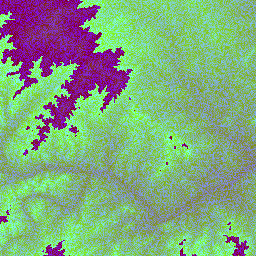
#> input picture assets-src/robert-johnson-ranch/dem-z11/11_459_840.png, 256 x 256 px, given in place of 11_459_839.png, which was not available
$ python bake_drive.py
#> lines starting #> are read from the running program, lines starting #| are printed output that depends on the picture
### assets-src/robert-johnson-ranch/drive_terrain.py
"""drive_terrain: the shared terrain maths of the DriveOutOfAustin bake (robert-johnson-ranch, cut 6).

The DEM: AWS Terrain Tiles (Terrarium PNG, z11, 256 px) in dem-z11/11_<x>_<y>.png, x 459-470, y 839-848.
elev_m = R*256 + G + B/256 - 32768. Web-Mercator tiles, resampled here into a LOCAL METRIC FRAME:
  origin Austin downtown (-97.7431, 30.2672); X east (m), Z SOUTH (m) (north recedes from a north-looking camera);
  x = (lon - LON0) * MX, z = -(lat - LAT0) * MZ (equirectangular about LAT0; < 0.1 % error over the 100 km window).
Run with /usr/bin/python3 (numpy + PIL; no scipy on this Mac).
"""
import math
import os

import numpy as np
from PIL import Image

HERE = os.path.dirname(os.path.abspath(__file__))
LON0, LAT0 = -97.7431, 30.2672
MX = 111319.49 * math.cos(math.radians(LAT0))
MZ = 110574.0
TX0, TX1, TY0, TY1, Z = 459, 470, 839, 848, 11

# the local grid (the ground the cut sees): 50 m cells
CELL = 50.0
GX0, GX1 = -75000.0, 25000.0
GZ0, GZ1 = -35000.0, 60000.0
NX = int(round((GX1 - GX0) / CELL))
NZ = int(round((GZ1 - GZ0) / CELL))


def to_local(lon, lat):
    return (lon - LON0) * MX, -(lat - LAT0) * MZ


def to_lonlat(x, z):
    return LON0 + x / MX, LAT0 - z / MZ


def mosaic():
    """the Terrarium mosaic (metres) and its global pixel origin"""
    cols = TX1 - TX0 + 1
    rows = TY1 - TY0 + 1
    out = np.zeros((rows * 256, cols * 256), np.float64)
    for ty in range(TY0, TY1 + 1):
        for tx in range(TX0, TX1 + 1):
            im = np.asarray(Image.open(os.path.join(HERE, "dem-z11", f"11_{tx}_{ty}.png")).convert("RGB"), np.float64)
            e = im[..., 0] * 256 + im[..., 1] + im[..., 2] / 256 - 32768
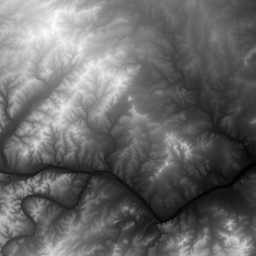
#> e: shape (256, 256) float64; min 384.5, max 571.8, mean 462.4; drawn with min black and max white
            out[(ty - TY0) * 256:(ty - TY0 + 1) * 256, (tx - TX0) * 256:(tx - TX0 + 1) * 256] = e
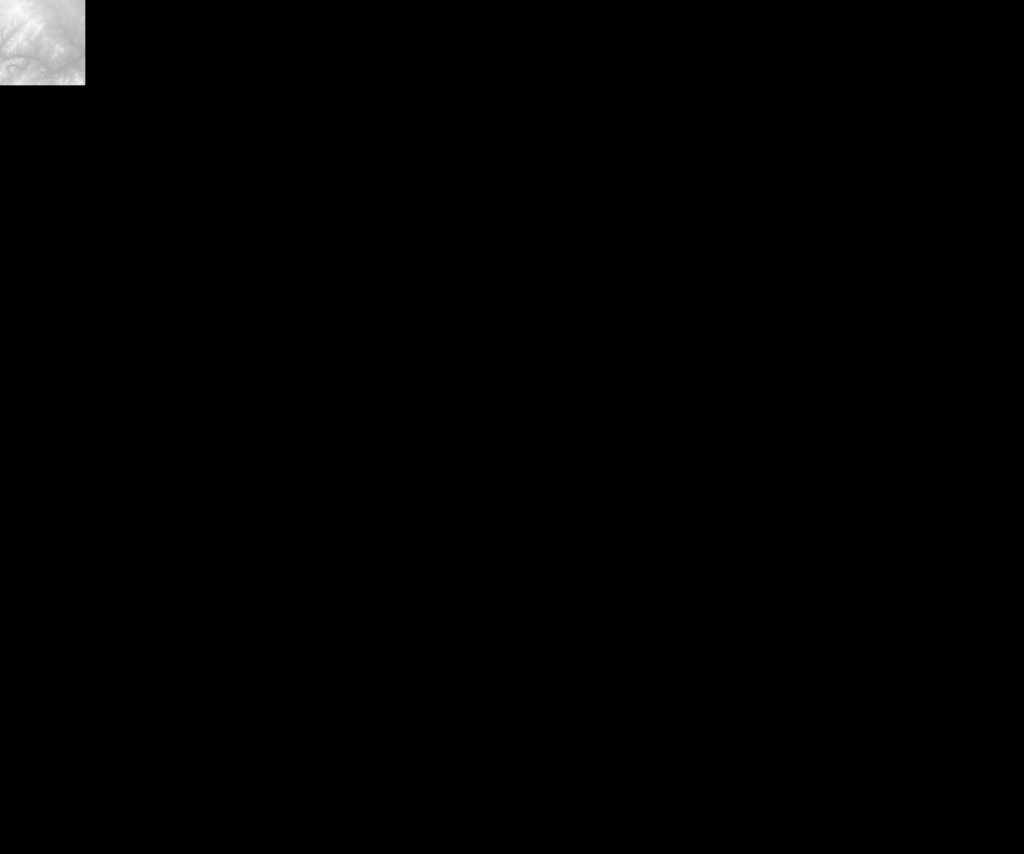
#> out: shape (2560, 3072) float64 (shown at 1/3 size); min 0, max 571.8, mean 3.9; drawn with min black and max white
    return out


# [18 lines left out: functions merc_px, bilinear, not called in this run]


def local_heights():
    """raw elevation (m) on the local grid (NZ rows north->south, NX cols west->east), cell centres"""
    return heights_on(GX0, GZ0, CELL, NX, NZ)


# the outer grid: the whole offline DEM at 150 m (the far land of the high wides; the inner grid's trend comes from it)
OCELL = 150.0
OGX0, OGZ0 = -150000.0, -69000.0
ONX, ONZ = 1332, 1106


def heights_on(x0, z0, cell, nx, nz):
    """raw elevation (m) on any local grid, cell centres"""
    m = mosaic()
    xs = x0 + (np.arange(nx) + 0.5) * cell
    zs = z0 + (np.arange(nz) + 0.5) * cell
    X, Zz = np.meshgrid(xs, zs)
    lon, lat = to_lonlat(X, Zz)
    gx, gy = merc_px(lon, lat)
    return bilinear(m, gx - TX0 * 256, gy - TY0 * 256)


# [11 lines left out: function gblur, not called in this run]


def grid_xy(x, z):
    """local metres -> float grid coords (centre convention)"""
    return (np.asarray(x) - GX0) / CELL, (np.asarray(z) - GZ0) / CELL

### assets-src/robert-johnson-ranch/bake_drive.py
"""bake_drive: the ground, the roads and the route data of DriveOutOfAustin (robert-johnson-ranch, cut 6).

  /usr/bin/python3 assets-src/robert-johnson-ranch/bake_drive.py

Reads the local DEM tiles (dem-z11/) and Natural Earth water (hillcountry-water.geojson); writes
  public/robert-johnson-ranch/drive/height.u16z     gzip, uint16 LE, NZ x NX: (visual height m + 1000) * 10 (the
                                                     exaggerated relief the ground shader ray-marches)
  public/robert-johnson-ranch/drive/albedo.png       RGBA: the painted ground colour (rgb) and cedar density (a)
  public/robert-johnson-ranch/drive/height_o.u16z, albedo_o.png   the same on the OUTER grid (150 m, the whole
                                                     offline DEM: the far land of the high wides)
  public/robert-johnson-ranch/drive/road.u16z        gzip, uint16 LE x4 per texel on the road grid: highway distance (m*20),
                                                     highway arc (m/0.7), dirt distance (m*20), dirt arc (m/0.7)
  generated/components/robert-johnson-ranch/driveRouteData.ts   grids, the two road polylines [x, z, h, s], places

THE ROADS. Leg 1 (real): US 290 from downtown Austin through the Oak Hill "Y" and Dripping Springs, smoothed as a
highway; the cattle guard is on its south side where the arc from downtown reaches 22 miles (35.41 km), just past
Dripping Springs. Legs 2-3 are ILLUSTRATIVE (Caro names no destination): a short dirt track south, a left turn to the
east-south-east, then a ranch road that follows valley floors of the DEM (least-cost path: slope + height above the
local valley floor) south and south-west into the empty hills toward the Blanco River country, cut at 22 road-miles.
"""
import gzip
import heapq
import json
import math
import os
import sys

import numpy as np
from PIL import Image, ImageDraw

sys.path.insert(0, os.path.dirname(os.path.abspath(__file__)))
from drive_terrain import CELL, GX0, GZ0, NX, NZ, OCELL, OGX0, OGZ0, ONX, ONZ, bilinear, gblur, heights_on, local_heights, to_local  # noqa: E402

HERE = os.path.dirname(os.path.abspath(__file__))
ROOT = os.path.abspath(os.path.join(HERE, "..", ".."))
OUT = os.path.join(ROOT, "public", "robert-johnson-ranch", "drive")
TS = os.path.join(ROOT, "generated", "components", "robert-johnson-ranch", "driveRouteData.ts")
MILE = 1609.344
LEG = 22 * MILE

# relief: the large-scale trend a little, the local relief a lot (the hills must read as hills from a low camera)
EX_TREND = 1.6
EX_LOCAL = 5.0
TREND_SIGMA = 80  # cells (4 km)


def smooth01(a, b, x):
    t = np.clip((x - a) / (b - a), 0, 1)
    return t * t * (3 - 2 * t)


def hexf(h):
    return np.array([int(h[i:i + 2], 16) for i in (1, 3, 5)], np.float64)


# [10 lines left out: function vnoise, not called in this run]


# ---------------------------------------------------------------------------------------------------------------
# heights
# ---------------------------------------------------------------------------------------------------------------
def heights():
    """the inner (50 m) and outer (150 m, the whole offline DEM) grids; ONE trend, computed on the outer grid, so the
    two agree at the inner grid's edge"""
    ho = heights_on(OGX0, OGZ0, OCELL, ONX, ONZ)
    tro = gblur(ho, TREND_SIGMA * CELL / OCELL)
    t0 = 175.0  # the trend at downtown Austin: the visual height datum
    hvo = EX_TREND * (tro - t0) + EX_LOCAL * (ho - tro)
    h = local_heights()
    h = gblur(h, 0.7)
    xs = GX0 + (np.arange(NX) + 0.5) * CELL
    zs = GZ0 + (np.arange(NZ) + 0.5) * CELL
    X, Zz = np.meshgrid(xs, zs)
    tr = bilinear(tro, (X - OGX0) / OCELL, (Zz - OGZ0) / OCELL)
    hv = EX_TREND * (tr - t0) + EX_LOCAL * (h - tr)
    return h, hv, ho, hvo


# ---------------------------------------------------------------------------------------------------------------
# water (Natural Earth 10 m) as local polylines / polygons
# ---------------------------------------------------------------------------------------------------------------
# [96 lines left out: functions water, albedo, catmull, not called in this run]


def arclen(P):
    return np.concatenate([[0], np.cumsum(np.hypot(*np.diff(P, axis=0).T))])


# [149 lines left out: functions resample, smooth_path, valley_route, roads, dist_field, not called in this run]


# the road grid (40 m) over both roads
RX0, RX1, RZ0, RZ1, RCELL = -62000.0, 3000.0, -4000.0, 36000.0, 40.0
RNX = int((RX1 - RX0) / RCELL)
RNZ = int((RZ1 - RZ0) / RCELL)
DCLAMP = 1600.0


def main():
    os.makedirs(OUT, exist_ok=True)
    h, hv, ho, hvo = heights()
    print("visual heights", hv.min(), hv.max(), "outer", hvo.min(), hvo.max())
    enco = np.clip(np.round((hvo + 1000) * 10), 0, 65535).astype("<u2")
    with gzip.open(os.path.join(OUT, "height_o.u16z"), "wb", compresslevel=9) as f:
        f.write(enco.tobytes())
    rgbao, _ = albedo(ho, OCELL, OGX0, OGZ0)
    Image.fromarray(rgbao).save(os.path.join(OUT, "albedo_o.png"), optimize=True)
    enc = np.clip(np.round((hv + 1000) * 10), 0, 65535).astype("<u2")
    with gzip.open(os.path.join(OUT, "height.u16z"), "wb", compresslevel=9) as f:
        f.write(enc.tobytes())
    hq = enc.astype(np.float64) / 10 - 1000  # exactly what the shader sees
    rgba, wmask = albedo(h)
    Image.fromarray(rgba).save(os.path.join(OUT, "albedo.png"), optimize=True)
    hw, dirt, J = roads(h)
    print("highway km", arclen(hw)[-1] / 1000, "dirt km", arclen(dirt)[-1] / 1000)
    Dh, Ah = dist_field(hw, RX0, RZ0, RCELL, RNX, RNZ, DCLAMP)
    Dd, Ad = dist_field(dirt, RX0, RZ0, RCELL, RNX, RNZ, DCLAMP)
    road = np.stack([Dh * 20, Ah / 0.7, Dd * 20, Ad / 0.7], -1)
    road = np.clip(np.round(road), 0, 65535).astype("<u2")
    with gzip.open(os.path.join(OUT, "road.u16z"), "wb", compresslevel=9) as f:
        f.write(road.tobytes())

    # [10 lines left out: functions hat, poly, not called in this run]

    # places
    dl = arclen(dirt)
    farm = dirt[-1]
    places = {
        "austin": to_local(-97.7431, 30.2672),
        "oakHill": to_local(-97.8605, 30.2335),
        "drippingSprings": to_local(-98.0867, 30.1902),
        "junction": J,
        "farm": tuple(farm),
    }
    ws = []
    for k, v in places.items():
        ws.append(f"  {k}: [{v[0]:.1f}, {v[1]:.1f}, {float(hat(np.array([v]))[0]):.1f}],")
    with open(TS, "w") as f:
        f.write("// GENERATED by assets-src/robert-johnson-ranch/bake_drive.py (do not edit): the ground grids and the two\n")
        f.write("// roads of DriveOutOfAustin in the local metric frame (origin downtown Austin; X east, Z SOUTH, metres; heights\n")
        f.write("// are the VISUAL heights the ground shader ray-marches, exaggerated: trend x%.1f, local relief x%.1f).\n" % (EX_TREND, EX_LOCAL))
        f.write("// Leg 1 is the real US 290 (smoothed); legs 2-3 (the dirt road) are illustrative: valley floors of the DEM.\n")
        f.write(f"export const GRID = {{ x0: {GX0}, z0: {GZ0}, cell: {CELL}, nx: {NX}, nz: {NZ} }};\n")
        f.write(f"/** the outer grid: the whole offline DEM at 150 m (the far land); past it the land is the air */\n")
        f.write(f"export const GRID_O = {{ x0: {OGX0}, z0: {OGZ0}, cell: {OCELL}, nx: {ONX}, nz: {ONZ} }};\n")
        f.write(f"export const ROAD_GRID = {{ x0: {RX0}, z0: {RZ0}, cell: {RCELL}, nx: {RNX}, nz: {RNZ}, distScale: 20, arcScale: 0.7 }};\n")
        f.write(f"export const LEG_M = {LEG:.2f};\n")
        f.write(f"export const HWY_LEN = {arclen(hw)[-1]:.1f};\n")
        f.write(f"export const DIRT_LEN = {dl[-1]:.1f};\n")
        f.write("/** places [x, z, visual height] */\nexport const PLACE = {\n" + "\n".join(ws) + "\n} as const;\n")
        f.write("/** US 290 from downtown: [x, z, h, arc] every 100 m */\n")
        f.write(f"export const HWY: [number, number, number, number][] = [{poly(hw, 100.0)}];\n")
        f.write("/** the dirt road from the highway's centre line to the farm: [x, z, h, arc] every 50 m */\n")
        f.write(f"export const DIRT: [number, number, number, number][] = [{poly(dirt, 50.0)}];\n")
    # Austin c. 1978 as a soft cluster of low pale blocks round downtown (a street grid turned ~17 deg), off the water
    # and off the highway; downtown a little taller
    rng = np.random.default_rng(1978)
    blocks = []
    ang = math.radians(17)
    ca, sa = math.cos(ang), math.sin(ang)
    sp = 640.0
    for i in range(-9, 10):
        for j in range(-9, 10):
            gx0, gz0 = i * sp + rng.uniform(-90, 90), j * sp + rng.uniform(-90, 90)
            x = gx0 * ca - gz0 * sa + 400
            z = gx0 * sa + gz0 * ca + 300
            r = math.hypot(x - 400, z - 300)
            if rng.random() > math.exp(-((r / 3400.0) ** 2)) * 1.15:
                continue
            w = rng.uniform(280, 470)
            d = rng.uniform(260, 450)
            # off the water and the highway
            gxi, gzi = (x - GX0) / CELL, (z - GZ0) / CELL
            wv = bilinear(wmask, np.array([gxi]), np.array([gzi]))[0]
            if wv > 0.05:
                continue
            dh = np.min(np.hypot(hw[:, 0] - x, hw[:, 1] - z))
            if dh < 420:
                continue
            tall = r < 1300
            ht = rng.uniform(260, 620) if tall else rng.uniform(90, 230)
            cx = np.array([x - w / 2, x + w / 2, x - w / 2, x + w / 2])
            cz = np.array([z - d / 2, z - d / 2, z + d / 2, z + d / 2])
            gh = float(np.min(bilinear(hq, (cx - GX0) / CELL, (cz - GZ0) / CELL)))
            blocks.append(f"[{x:.0f},{z:.0f},{w:.0f},{d:.0f},{ht:.0f},{gh:.1f}]")
    with open(TS, "a") as f:
        f.write("/** Austin's blocks: [x, z, w (along the turned grid's x), d, height, ground h]; the grid is turned 17 deg */\n")
        f.write(f"export const CITY: [number, number, number, number, number, number][] = [{','.join(blocks)}];\n")
        f.write("export const CITY_ANGLE = 17;\n")
    print("city blocks", len(blocks))
    # a check image
    sc = 4
    small = rgba[::sc, ::sc, :3].copy()
    im = Image.fromarray(small)
    d = ImageDraw.Draw(im)
    for P, col in ((hw, (230, 230, 210)), (dirt, (255, 200, 120))):
        d.line([((x - GX0) / CELL / sc, (z - GZ0) / CELL / sc) for x, z in P], fill=col, width=1)
    im.save(os.path.join(os.environ.get("BAKE_CHECK", "/tmp"), "drive_bake_check.png"))
    print("farm", farm, "junction", J)


if __name__ == "__main__":
#> (the run stopped early here; a loop or call above may not have finished)

$ run again, on assets-src/robert-johnson-ranch/dem-z11/11_459_845.png
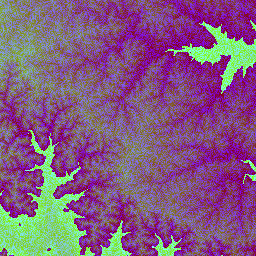
#> input picture assets-src/robert-johnson-ranch/dem-z11/11_459_845.png, 256 x 256 px, given in place of 11_459_839.png, which was not available
#> in mosaic, `e = im[..., 0] * 256 + im[..., 1] + im[..., 2] / 256 - 32768`:
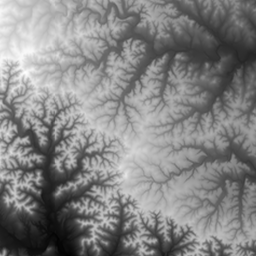
#> e: shape (256, 256) float64; min 451.5, max 687, mean 573.2; drawn with min black and max white

$ run again, on assets-src/robert-johnson-ranch/dem-z11/11_459_846.png
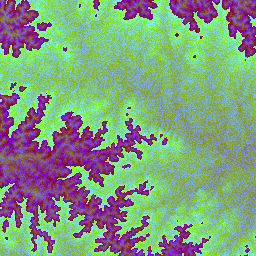
#> input picture assets-src/robert-johnson-ranch/dem-z11/11_459_846.png, 256 x 256 px, given in place of 11_459_839.png, which was not available
#> in mosaic, `e = im[..., 0] * 256 + im[..., 1] + im[..., 2] / 256 - 32768`:
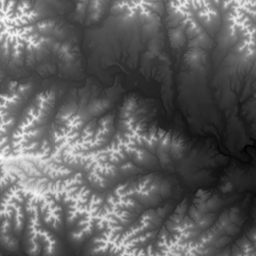
#> e: shape (256, 256) float64; min 384.2, max 648.1, mean 485.7; drawn with min black and max white

$ run again, on assets-src/robert-johnson-ranch/dem-z11/11_459_847.png
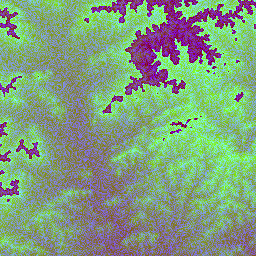
#> input picture assets-src/robert-johnson-ranch/dem-z11/11_459_847.png, 256 x 256 px, given in place of 11_459_839.png, which was not available
#> in mosaic, `e = im[..., 0] * 256 + im[..., 1] + im[..., 2] / 256 - 32768`:
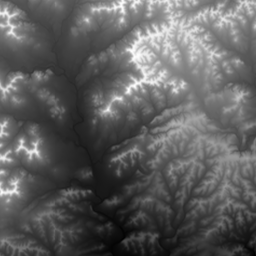
#> e: shape (256, 256) float64; min 340.8, max 609.7, mean 440.8; drawn with min black and max white
#> in mosaic, `out[(ty - TY0) * 256:(ty - TY0 + 1) * 256, (tx - TX0) * 256:(tx - TX0 ..`:
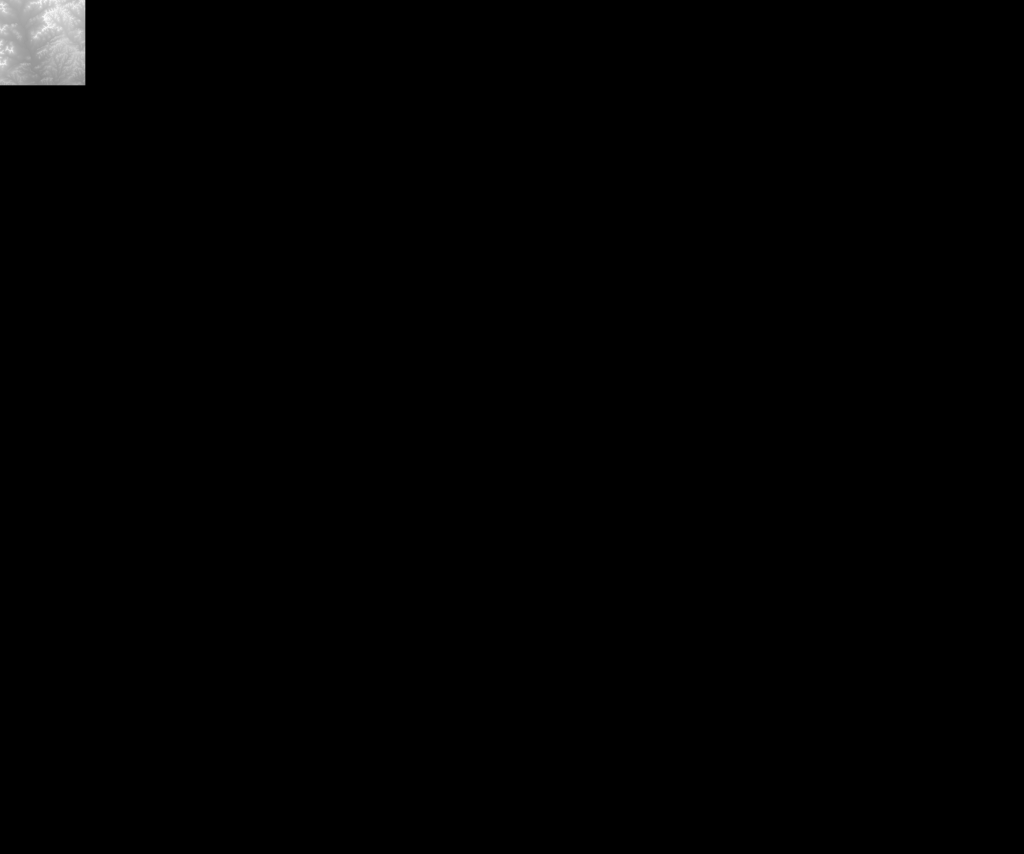
#> out: shape (2560, 3072) float64 (shown at 1/3 size); min 0, max 609.7, mean 3.7; drawn with min black and max white
